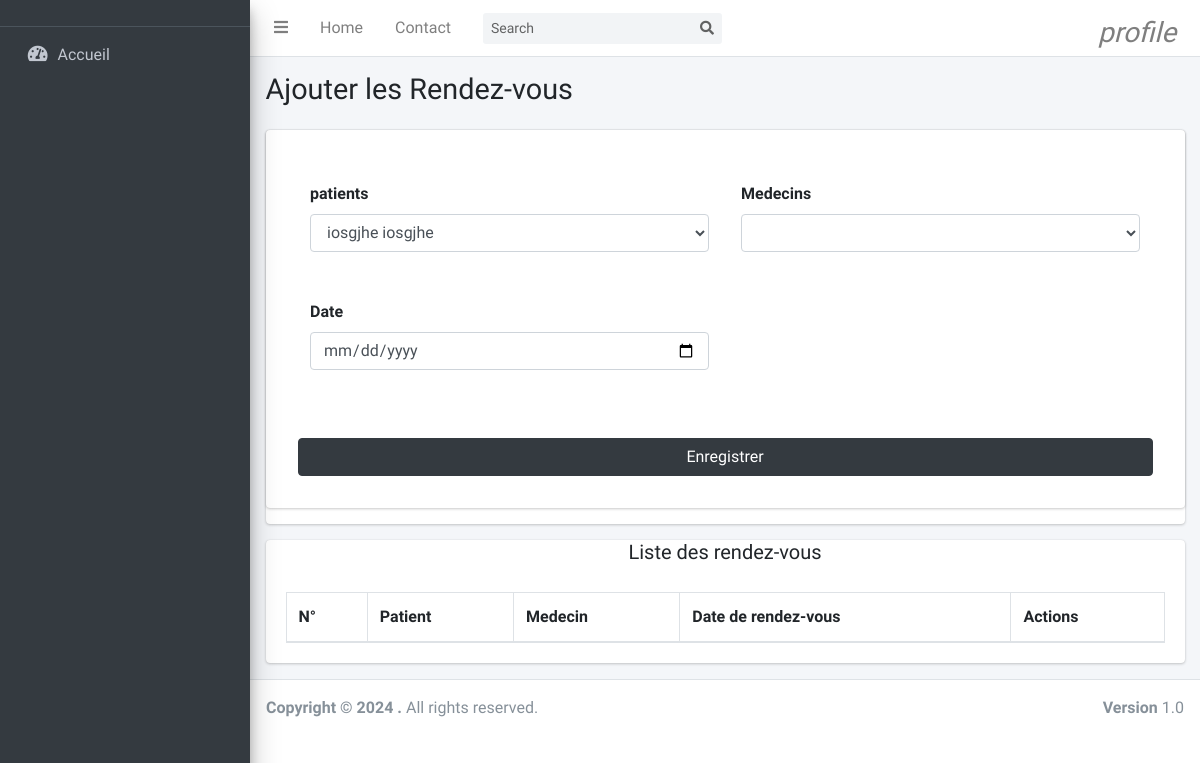
The app's page /views/rendez-vous.php, older data.
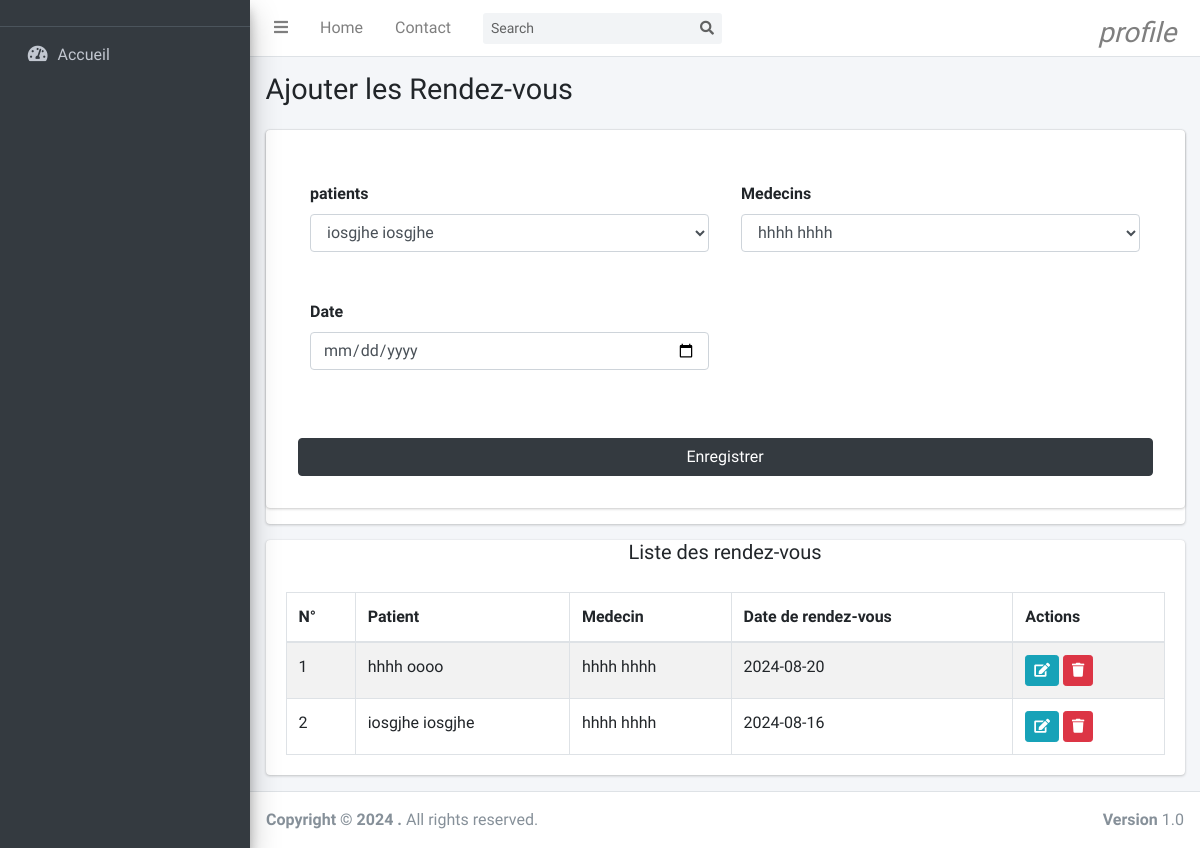
The same page, newer data.
### tables this page shows
CREATE TABLE `patients` (
  `id` int(11) NOT NULL,
  `nom` text NOT NULL,
  `postnom` text NOT NULL,
  `prenom` text NOT NULL,
  `genre` text NOT NULL,
  `telephone` text NOT NULL,
  `adresse` text NOT NULL,
  `pwd` text NOT NULL,
  `supprimer` int(11) NOT NULL
);

CREATE TABLE `medecins` (
  `id` int(11) NOT NULL,
  `nom` text NOT NULL,
  `postnom` text NOT NULL,
  `prenom` text NOT NULL,
  `genre` text NOT NULL,
  `adresse` text NOT NULL,
  `telephone` text NOT NULL,
  `pwd` text NOT NULL,
  `supprimer` int(11) NOT NULL
);

CREATE TABLE `rendez_vous` (
  `id` int(11) NOT NULL,
  `patient` int(11) NOT NULL,
  `medecin` int(11) NOT NULL,
  `date` date NOT NULL,
  `etat` int(11) NOT NULL,
  `supprimer` int(11) NOT NULL
);

### models/select/select-rendez-vous.php (called while the page is built, shortened)
<?php
    if (isset($_GET['edit']) && !empty($_GET['edit'])){
     $id=$_GET['edit'];
     $getDataMod=$connexion->prepare("SELECT * FROM rendez_vous WHERE id=?");
     $getDataMod->execute([$id]);
     $tab=$getDataMod->fetch();
     $url="../models/updat/up-rendez-vous-post.php?edit=".$id;
     $btn="Modifier";
     $title="Modifier rendez-vous";
    }
    else{
     $url="../models/add/add-rendez-vous-post.php";
    }
    if(isset($_GET['search']) && !empty($_GET['search'])){
        $search=$_GET['search'];
        $getData=$connexion->prepare("SELECT * from rendez_vous WHERE supprimer=? AND nom LIKE ? OR postnom LIKE ? OR prenom LIKE ?
        OR genre LIKE ? OR adresse LIKE ? OR telephone LIKE ?");
        $getData->execute([0,  $search."%", $search."%", $search."%", $search."%", $search."%", $search."%"]);
    }
    else{
        $getData=$connexion->prepare("SELECT rendez_vous.id,patients.nom as nom_patient,patients.postnom as postnom_patient,medecins.nom as nom_medecin,medecins.postnom as postnom_medecin,rendez_vous.date as date FROM patients,medecins,rendez_vous WHERE patients.id=rendez_vous.patient AND medecins.id=rendez_vous.medecin AND patients.supprimer=0 AND medecins.supprimer=0 AND rendez_vous.supprimer=0 AND rendez_vous.etat=0");
        $getData->execute();
    }

### views/rendez-vous.php (the view, shortened to what the changed rows need)
<?php
    include '../connexion/connexion.php';
    require_once('../models/select/select-rendez-vous.php');
?>
<!DOCTYPE html>
<html lang="en">
<head>
    <?php require_once('style.php'); ?>
</head>
<body>
     <?php require_once('aside.php') ?>
  <div class="content-wrapper">
    <section class="content-header">
      <div class="container-fluid">
        <div class="row mb-2">
          <div class="col-sm-12">
            <h1>Ajouter les Rendez-vous</h1>
          </div>
        </div>
      </div>
    </section>
    <section class="content">
      <div class="container-fluid">
        <div class="row">
          <div class="col-md-12">
            <div class="card card-primary">
              <form role="form" class="card p-3" action="<?=$url?>" method="POST">
                <div class=" row card-body">
                  <div class="form-group col-xl-6 col-lg-6 col-md-6  col-sm-6 p-3">
                  <label>Medecins</label>
                  <select class="form-control select2" required id="" name="medecin" autocomplete="off" style="width: 100%;">
                  <?php
                        $query=$connexion->prepare("SELECT * from medecins where supprimer=0");
                        $query->execute();
                        while($rendez=$query->fetch()){
                            $id=$rendez['id'];
                            ?>
                             <?php if (isset($_GET['edit'])) { ?>
                                <option <?php if($id==$tab['patient']) {?> selected value="<?php echo $rendez['id']; ?>"><?php echo  $rendez['nom']." ".$rendez['postnom']; ?><?php } else { ?> value="<?php echo $rendez['id']; ?>"><?php echo  $rendez['nom']." ".$rendez['postnom'];} ?></option>
                             <?php } else {?>
                        <option value="<?php echo $rendez['id']; ?>"><?php echo  $rendez['nom']." ".$rendez['postnom']; ?></option>
                        <?php }?>
                        <?php
                            }
                            ?>
                  </select>
                </div>
                </div>
              </form>
            </div>
            <div class="card">
            <div class="card-body">
              <table id="example1" class="table table-bordered table-striped">
                <thead>
                <tr>
                  <th>N°</th>
                  <th>Patient</th>
                  <th>Medecin</th>
                  <th>Date de rendez-vous</th>
                  <th>Actions</th>
                </tr>
                </thead>
                <tbody>
                  <?php
                  $n=0;
                  while($recup=$getData->fetch()){
                    $n++;
                  ?>
                <tr>
                  <td><?=$n;?></td>
                  <td><?=$recup["nom_patient"]. " ".$recup["postnom_patient"] ;?></td>
                  <td> <?=$recup["nom_medecin"]. " ".$recup["postnom_medecin"] ;?></td>
                  <td><?=$recup["date"];?></td>
                  <td>
                  <a href='rendez-vous.php?edit=<?=$recup['id'] ?>' class="btn btn-info btn-sm "><i
                    class="fas fa-edit"></i></a>
                  <a onclick=" return confirm('Voulez-vous vraiment supprimer ?')"
                  href='../models/delete/del-rendez-vous-post.php?idSup=<?=$recup['id'] ?>'
                    class="btn btn-danger btn-sm "><i class="fas fa-trash"></i></a>
                  </td>
                </tr>
                <?php }?>
              </table>
            </div>
          </div>
          </div>
      </div>
    </section>
  </div>
</body>
</html>

Row changes from the older to the newer data that the page shows:
added patients: nom "hhhh", postnom "oooo", medecins.nom "hhhh", medecins.postnom "hhhh", rendez_vous.date "2024-08-20"
now on this page (row edited): patients: nom "iosgjhe", postnom "iosgjhe", medecins.nom "hhhh", medecins.postnom "hhhh", rendez_vous.date "2024-08-16"
Text that changed along with them:
form field medecin: (not shown) → "hhhh hhhh"
